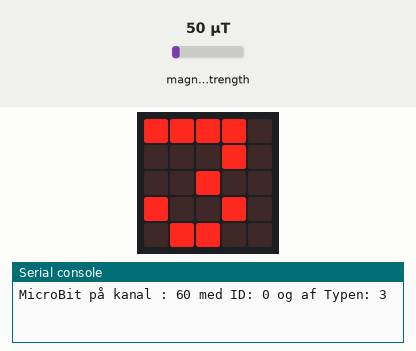
Simulated run of this program. Board: BBC micro:bit running MicroPython. On the bench: the board's 5×5 LED display, the last lines printed to the serial console. The inputs (shaded band) are chosen by the test bench; at power-on: magnetic field strength 50 µT. No radio messages arrive unless stated (any console line starting 'radio sent:' is added by the test bench).

Above: at 3.7 s.
6.3 s: magnetic field strength set to 375 µT
At 6.43 s:
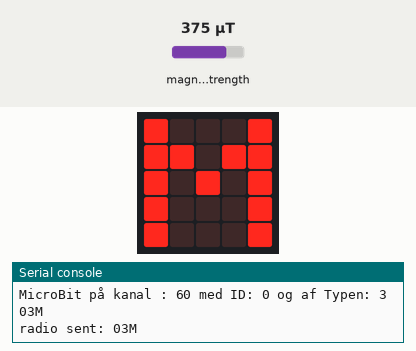
At 7.3 s:
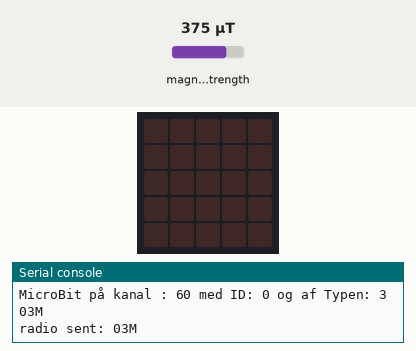
8.0 s: magnetic field strength set to 10 µT
At 8.1 s:
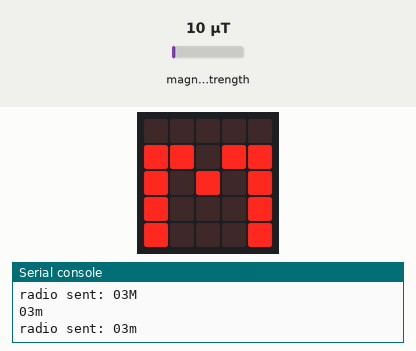
Timing chart, 0 to 11.0 s (numbered marks = the images above; inputs shaded):
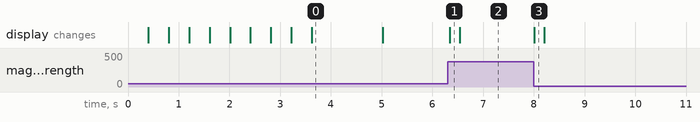

The program:

MBType-3.py
```python
# MBType-3.py - Gem i main.py på Micro:Bit når den skal køre selvstændigt og kombineres med et program på PC/PI/MAC
#             - Husk at det skal være med lille m i main.py ellers duer det ikke!
#
# Version 1.2 - 26 aug 2021 - Udgave til frigivelse/spredning i efteråret 2021.
#                           - Ændret navngivning, samt splittet lys og magnet i 2.
# Version 1.1 - 26 apr 2021 - Tilføjet initiel udskrft af radio kanal aht identifikation ved opstart.
# Version 1.0 - 18 jan 2021 - Udgave brugt ved test i 1x SSG vinter 2021. LYD-KIT Region MidtJylland
#
# Type 3:
# Program der løbende checker om der er 'stort' eller 'lille' magnetfelt. Dvs af typen on/off switch med magnet.
# "M","m" (Stort og lille M, som i magnet) på USB og Radio
# sammen med MB id og Type identifikation for at gøre det til et unikt event med flere MB i opstilling.
# Sendes kun ved skift i tilstand.
#
# Modtages noget på radio sendes det videre på USB.
# Derved kan man sætte een MB til PC/MAC/PI og have flere andre der sender på radio og få
# input events fra alle overført til PC/MAC/PI
#
from microbit import *
import radio
#
# Konstanter til at identificere MB, som I skal rette til jeres opstilling
#
MB_TYPE = "3"     # identificerer denne MB som een der sender magnetfelt on/off -  SKAL ikke ændres
MB_ID   = "0"     # nummer på MB når I bruger flere af dem i opstilling for at kunne skelne dem ad
CH      = 60      # Den radio kanal I benytter til jeres opstilling/produkt (0-83)

#
# Hvis I vil ændre 'følsomhed' for hvornår MB sender M/m så juster nedenstående
# og evt delta værdierne i selve koden længere nede
#

LIM_MAGNET = 300000

#
# Variabler til at holde styr på input og sidste ditto så kun ny/ændrede knap tryk sendes.

key      = "m"
last_key = "m"

#
# Tænde for radio med fuld sende styrke men på specifik kanal som benyttes i opstillingen
#
radio.config(channel=CH)     # samme kanal i alle MB's i samme opstilling. Brug nummer som gruppe har fået tildelt
radio.on()

#
# For at identificere MB på USB (hvis den er tilsluttet via USB) samt kokalt på MB display
#
print("MicroBit på kanal : "+str(CH)+" med ID: "+MB_ID+" og af Typen: "+MB_TYPE)
display.show("K:"+str(CH)+"I:"+MB_ID+"T:"+MB_TYPE)
sleep(1000)
display.clear()
#
# Hoved program der løbende checker om magnetfelt er over/under given værdi
#
while True:                        # Forever - genererer events på radio og USB

    mag_field   = compass.get_field_strength()

    if (mag_field > LIM_MAGNET+10000):
        key = "M"
    elif (mag_field < LIM_MAGNET-10000):
        key="m"

    if key != last_key:            # sender kun een gang hvis samme knap/PIN er aktiveret gentagne gange i loop
        event = MB_ID+MB_TYPE+key  # unik event med MB ident,type og key der er aktiveret
        print(event)               # Send streng på USB   - OK selvom MB ikke er tilsluttet via USB
        radio.send(event)          # Send streng på radio - OK selvom MB er tilslutet via USB
        display.show(key)          # Local feedback på Micro:Bit display.
        sleep(200)
        display.clear()
        last_key=key

    #
    # Hvis der modtages noget på radio sendes det ufilteret/uændret videre på USB.
    #
    r = radio.receive()
    if r :
        print(r)

    sleep(50)
```

Measured:
- after the input at 6.3 s, the display: changes at once (image 1)
- after the input at 8.0 s, the display: changes at once (image 3)
- what the display in image 0 shows lasts 1.4 s, from 3.6 s to 5.0 s
